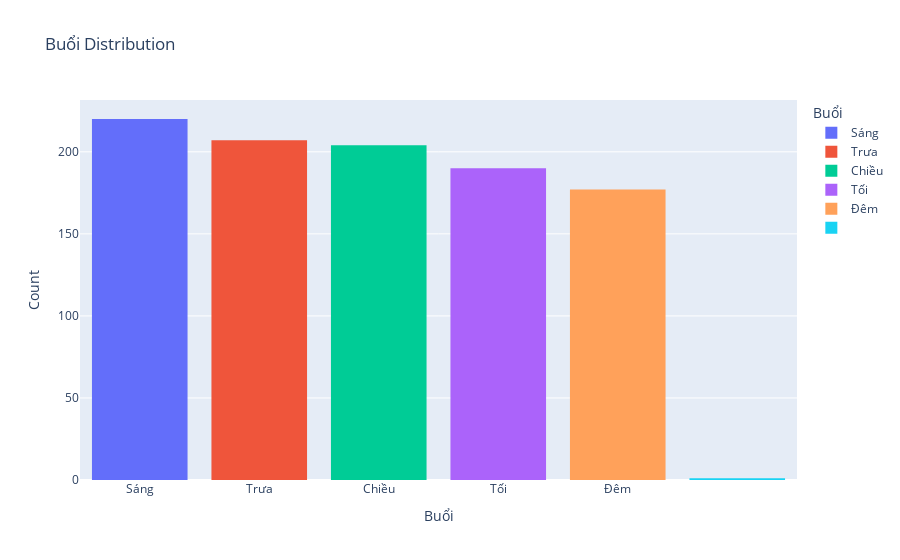

The cell this chart's notebook holds for it:
### Code cell
import plotly.express as px
fig = px.histogram(data, x='Buổi', color='Buổi', title='Buổi Distribution')
fig.update_layout(xaxis_title='Buổi', yaxis_title='Count')
fig.show()

### Figure 1 — Plotly figure (JSON) as saved in the notebook; plotly's stock layout.template omitted (floating-point values rounded to 4 significant figures; data arrays with more than 128 entries replaced by an {"elided": "..."} marker saying what was removed)
{"data": [{"alignmentgroup": "True", "bingroup": "x", "hovertemplate": "Buổi=%{x}<br>count=%{y}<extra></extra>", "legendgroup": "Sáng", "marker": {"color": "#636efa", "pattern": {"shape": ""}}, "name": "Sáng", "offsetgroup": "Sáng", "orientation": "v", "showlegend": true, "type": "histogram", "x": {"elided": "220 str values"}, "xaxis": "x", "yaxis": "y"}, {"alignmentgroup": "True", "bingroup": "x", "hovertemplate": "Buổi=%{x}<br>count=%{y}<extra></extra>", "legendgroup": "Trưa", "marker": {"color": "#EF553B", "pattern": {"shape": ""}}, "name": "Trưa", "offsetgroup": "Trưa", "orientation": "v", "showlegend": true, "type": "histogram", "x": {"elided": "207 str values"}, "xaxis": "x", "yaxis": "y"}, {"alignmentgroup": "True", "bingroup": "x", "hovertemplate": "Buổi=%{x}<br>count=%{y}<extra></extra>", "legendgroup": "Chiều", "marker": {"color": "#00cc96", "pattern": {"shape": ""}}, "name": "Chiều", "offsetgroup": "Chiều", "orientation": "v", "showlegend": true, "type": "histogram", "x": {"elided": "204 str values"}, "xaxis": "x", "yaxis": "y"}, {"alignmentgroup": "True", "bingroup": "x", "hovertemplate": "Buổi=%{x}<br>count=%{y}<extra></extra>", "legendgroup": "Tối", "marker": {"color": "#ab63fa", "pattern": {"shape": ""}}, "name": "Tối", "offsetgroup": "Tối", "orientation": "v", "showlegend": true, "type": "histogram", "x": {"elided": "190 str values"}, "xaxis": "x", "yaxis": "y"}, {"alignmentgroup": "True", "bingroup": "x", "hovertemplate": "Buổi=%{x}<br>count=%{y}<extra></extra>", "legendgroup": "Đêm", "marker": {"color": "#FFA15A", "pattern": {"shape": ""}}, "name": "Đêm", "offsetgroup": "Đêm", "orientation": "v", "showlegend": true, "type": "histogram", "x": {"elided": "177 str values"}, "xaxis": "x", "yaxis": "y"}, {"alignmentgroup": "True", "bingroup": "x", "hovertemplate": "Buổi=%{x}<br>count=%{y}<extra></extra>", "legendgroup": " ", "marker": {"color": "#19d3f3", "pattern": {"shape": ""}}, "name": " ", "offsetgroup": " ", "orientation": "v", "showlegend": true, "type": "histogram", "x": [" "], "xaxis": "x", "yaxis": "y"}], "layout": {"barmode": "relative", "legend": {"title": {"text": "Buổi"}, "tracegroupgap": 0}, "title": {"text": "Buổi Distribution"}, "xaxis": {"anchor": "y", "categoryarray": ["Sáng", "Trưa", "Chiều", "Tối", "Đêm", " "], "categoryorder": "array", "domain": [0, 1], "title": {"text": "Buổi"}}, "yaxis": {"anchor": "x", "domain": [0, 1], "title": {"text": "Count"}}}}
